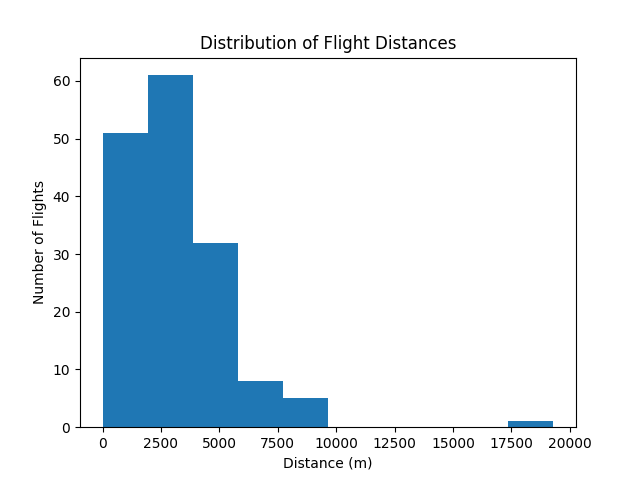

Write Python code to recreate this figure.
#!/usr/bin/env python3

import glob
import os
from arducopter_extract import arducopter_extract
from dji_extract import dji_extract
import numpy as np
import matplotlib.pyplot as plt; plt.ion()
from multiprocessing import Pool, Queue
from itertools import product
import utm

import argparse

def process_ac(logfile, output_file):
	'''Processes the provided ArduCopter logfile and outputs the distance flown
	to the specified output file.

		Appends the following line to the output file:

		`'$s:%.0f\n' % (logfile, distance)`

	param:	logfile		Path to the ArduCopter binary log file
	param:	output_file	Path to the common output file
	'''
	if os.path.getsize(logfile) == 0:
		return
	log = arducopter_extract.ArduLog(logfile)
	try:
		positions_unfiltered = log.extract_6dof3()[:,(5, 6, 4)]
	except KeyError:
		badlogs = open('badlogs.txt', 'a')
		badlogs.write('%s\n' % (logfile))
		badlogs.close()
		return
	positions = []
	for i in range(len(positions_unfiltered)):
		if positions_unfiltered[i,0] != 0:
			utm_coord = utm.from_latlon(positions_unfiltered[i,0], positions_unfiltered[i,1])
			positions.append([utm_coord[0], utm_coord[1], positions_unfiltered[i, 2]])
	if len(positions) == 0:
		return
	positions = np.array(positions)
	distances = np.zeros(len(positions) - 1)
	for i in range(len(distances)):
		distances[i] = np.linalg.norm(positions[i,:] - positions[i+1,:])
	distance = np.sum(distances)
	

	with open(output_file, 'a') as file:
		file.write('%s:%.0f\n' % (logfile, distance))

def process_dji(logfile, output_file):
	'''Processes the provided DJI logfile as a CVS and outputs the distance flown
	to the specified output file.

		Appends the following line to the output file:

		`'$s:%.0f\n' % (logfile, distance)`

	param:	logfile		Path to the DJI csv log file
	param:	output_file	Path to the common output file
	'''
	if os.path.getsize(logfile) == 0:
		return

	log = dji_extract.DJILog(logfile)
	try:
		positions_unfiltered = log.extract_6dof()
	except KeyError:
		badlogs = open('badlogs.txt', 'a')
		badlogs.write('%s\n' % (logfile))
		badlogs.close()
		return
	positions = []
	for i in range(len(positions_unfiltered)):
		if positions_unfiltered[i,0] != 0:
			utm_coord = utm.from_latlon(positions_unfiltered[i,2], positions_unfiltered[i,1])
			positions.append([utm_coord[0], utm_coord[1], positions_unfiltered[i, 2]])

	if len(positions) == 0:
		return
	positions = np.array(positions)
	distances = np.zeros(len(positions) - 1)
	for i in range(len(distances)):
		distances[i] = np.linalg.norm(positions[i,:] - positions[i+1,:])
	distance = np.sum(distances)
	

	with open(output_file, 'a') as file:
		file.write('%s:%.0f\n' % (logfile, distance))
		

def plot_data(output_file):
	'''Plots the distance data in the provided output file as a histogram'''
	distance_map = {}
	with open(output_file) as file:
		for line in file:
			distance_map[line.split(':')[0]] = int(line.split(':')[1])
	distances = np.array(list(distance_map.values()))
	q_distances = np.round(distances / 100) * 100
	fig = plt.figure()
	plt.hist(q_distances)
	plt.xlabel('Distance (m)')
	plt.ylabel('Number of Flights')
	plt.title('Distribution of Flight Distances')
	return fig, q_distances


if __name__ == '__main__':

	parser = argparse.ArgumentParser(description='Calculates the distribution of distance flown in the specified logs')
	parser.add_argument('--input_dir', '-i', metavar='input_dir', help='Directory containing logs', default='/home/ntlhui/googledrive')
	parser.add_argument('--output_file', '-o', metavar='output_file', help='Path to histogram filename', default='./distance.png')

	args = parser.parse_args()

	data_dir = args.input_dir
	arducopterlogs = glob.glob(os.path.join(data_dir, "**", "*.BIN"), recursive=True) + glob.glob(os.path.join(data_dir, "**", "*.bin"), recursive=True)
	djilogs = glob.glob(os.path.join(data_dir, "**", "*.csv"), recursive=True)
	output_dir = '/tmp/'

	output_file = os.path.join(output_dir, 'distances.csv')
	with open(output_file, 'w') as file:
		file.write("")

	p = Pool(7)
	process_ac_input = [(log, output_file) for log in arducopterlogs]
	process_dji_input = [(log, output_file) for log in djilogs]
	p.starmap(process_ac, process_ac_input)
	p.starmap(process_dji, process_dji_input)

	fig, distances = plot_data(output_file)
	np.save('distances.npy', distances)
	os.remove(output_file)
	plt.figure(fig.number)
	plt.savefig(args.output_file)
	plt.close(fig)

	mean = np.mean(distances)
	median = np.median(distances)
	max_d = np.max(distances)
	min_d = np.min(distances[np.nonzero(distances)])

	print('Mean distance: %.0f m' % (mean))
	print('Median distance: %.0f m' % (median))
	print('Max distance: %.0f m' % (max_d))
	print('Min distance: %.0f m' % (min_d))